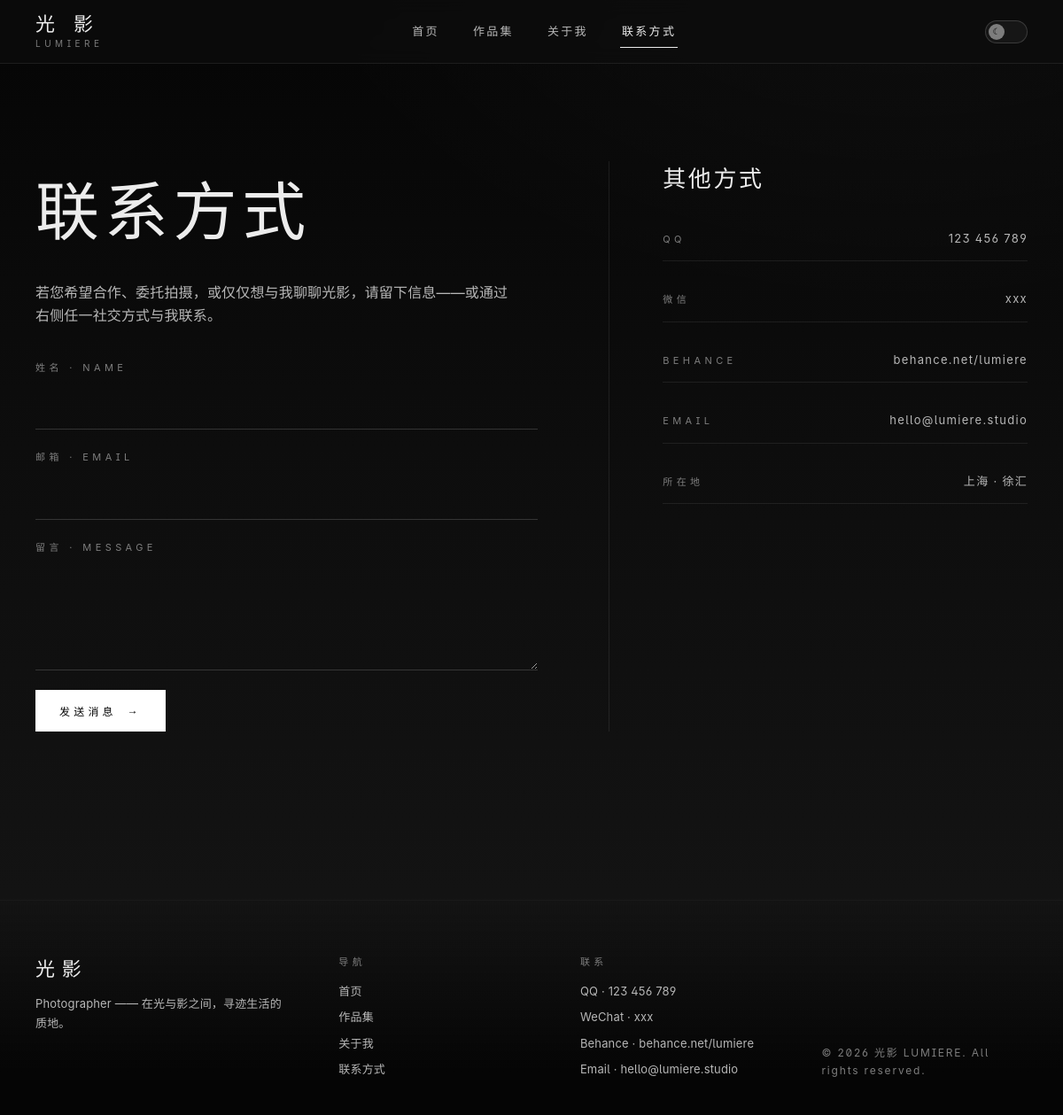
The page /contact.php on the database its author committed.
### tables this page shows
CREATE TABLE contacts (
    id INTEGER PRIMARY KEY AUTOINCREMENT,
    label TEXT NOT NULL,
    value TEXT NOT NULL,
    icon TEXT,
    url TEXT,
    sort INTEGER DEFAULT 0
);

### config.php (called while the page is built, shortened)
<?php
function db(): PDO {
    static $pdo = null;
    if ($pdo !== null) return $pdo;
    $isSqlite = str_starts_with(DB_DSN, 'sqlite:');
    if ($isSqlite) {
        $pdo = new PDO(DB_DSN);
    } else {
        $pdo = new PDO(DB_DSN, DB_USER, DB_PASS, [
            PDO::ATTR_ERRMODE => PDO::ERRMODE_EXCEPTION,
            PDO::ATTR_DEFAULT_FETCH_MODE => PDO::FETCH_ASSOC,
        ]);
    }
    $pdo->setAttribute(PDO::ATTR_ERRMODE, PDO::ERRMODE_EXCEPTION);
    $pdo->setAttribute(PDO::ATTR_DEFAULT_FETCH_MODE, PDO::FETCH_ASSOC);
    if ($isSqlite) $pdo->exec('PRAGMA foreign_keys = ON;');
    return $pdo;
}
function e(string $s): string {
    return htmlspecialchars($s, ENT_QUOTES, 'UTF-8');
}
function current_route(): string {
    $uri = parse_url($_SERVER['REQUEST_URI'] ?? '/', PHP_URL_PATH);
    $uri = rtrim($uri, '/');
    $base = rtrim(dirname($_SERVER['SCRIPT_NAME'] ?? ''), '/');
    if (str_ends_with($uri, '.php')) $uri = substr($uri, 0, -4);
    return $uri === '' ? '/' : $uri;
}
function site_url(string $path = '/'): string {
    $base = rtrim(dirname($_SERVER['SCRIPT_NAME'] ?? ''), '/');
    return ltrim($base, '/') === '' ? $path : rtrim($base, '/') . $path;
}
function get_setting(string $key, string $default = ''): string {
    static $cache = null;
    if ($cache === null) {
        $cache = [];
        foreach (db()->query('SELECT key, value FROM settings') as $row) {
            $cache[$row['key']] = $row['value'];
        }
    }
    return $cache[$key] ?? $default;
}
function SITE_NAME(): string { return get_setting('site_name', '光影'); }
function SITE_TITLE(): string { return get_setting('site_title', '光影 · 建筑师 / 摄影师'); }
function AUTHOR_ROLE(): string { return get_setting('author_role', 'Architect · Photographer'); }
function SOCIAL_QQ(): string { return get_setting('social_qq', '123 456 789'); }
function SOCIAL_WECHAT(): string { return get_setting('social_wechat', 'lumiere_noir'); }
function SOCIAL_BEHANCE(): string { return get_setting('social_behance', 'behance.net/lumiere'); }
function SOCIAL_EMAIL(): string { return get_setting('social_email', 'hello@lumiere.studio'); }
function CONTACT_TITLE(): string { return get_setting('contact_title', '联系方式'); }
function CONTACT_DESC(): string { return get_setting('contact_desc', '若您希望合作、委托拍摄，或仅仅想与我聊聊光影，请留下信息——或通过右侧任一社交方式与我联系。'); }
function CONTACT_FORM_NAME_LABEL(): string { return get_setting('contact_form_name_label', '姓名 · Name'); }
function CONTACT_FORM_EMAIL_LABEL(): string { return get_setting('contact_form_email_label', '邮箱 · Email'); }
function CONTACT_FORM_MSG_LABEL(): string { return get_setting('contact_form_msg_label', '留言 · Message'); }
function CONTACT_FORM_BTN_TEXT(): string { return get_setting('contact_form_btn_text', '发送消息'); }
function CONTACT_SIDE_TITLE(): string { return get_setting('contact_side_title', '其他方式'); }
function get_contacts(): array {
    $pdo = db();
    $stmt = $pdo->query('SELECT * FROM contacts ORDER BY sort ASC');
    return $stmt->fetchAll(PDO::FETCH_ASSOC);
}

### contact.php (the view, shortened to what this page needs)
<?php
require_once __DIR__ . '/config.php';
include __DIR__ . '/partials/header.php';
?>
<section class="section">
  <div class="container">
    <div class="contact">
      <div>
        <h1><?= e(CONTACT_TITLE()) ?></h1>
        <p class="lead"><?= e(CONTACT_DESC()) ?></p>
        <form class="form" method="post" action="<?= site_url('/contact.php') ?>" novalidate>
          <div class="field">
            <label for="name"><?= e(CONTACT_FORM_NAME_LABEL()) ?></label>
            <input id="name" name="name" type="text" required value="<?= e($_POST['name'] ?? '') ?>">
          </div>
          <div class="field">
            <label for="email"><?= e(CONTACT_FORM_EMAIL_LABEL()) ?></label>
            <input id="email" name="email" type="email" required value="<?= e($_POST['email'] ?? '') ?>">
          </div>
          <div class="field">
            <label for="content"><?= e(CONTACT_FORM_MSG_LABEL()) ?></label>
            <textarea id="content" name="content" required><?= e($_POST['content'] ?? '') ?></textarea>
          </div>
          <button class="btn" type="submit"><?= e(CONTACT_FORM_BTN_TEXT()) ?></button>
        </form>
      </div>
      <aside class="contact-side">
        <h3><?= e(CONTACT_SIDE_TITLE()) ?></h3>
        <ul class="social-list">
          <?php foreach (get_contacts() as $c): ?>
            <li>
              <span class="label"><?= e($c['label']) ?></span>
              <?php if ($c['url']): ?>
                <a href="<?= e($c['url']) ?>" target="_blank"><?= e($c['value']) ?></a>
              <?php else: ?>
                <span><?= e($c['value']) ?></span>
              <?php endif; ?>
            </li>
          <?php endforeach; ?>
        </ul>
      </aside>
    </div>
  </div>
</section>
<?php include __DIR__ . '/partials/footer.php'; ?>

### partials/header.php (shortened to what this page needs)
<?php require_once dirname(__DIR__) . '/config.php';
$route = current_route();
$active = function ($r) use ($route) { return $route === $r ? 'active' : ''; };
?><!doctype html>
<html lang="zh-CN" data-theme="dark">
<head>
<title><?= e(SITE_TITLE()) ?></title>
</head>
<body>
<header class="site-header">
  <div class="container nav-bar">
    <a class="brand" href="<?= site_url('/') ?>">
      <span class="brand-cn">光 影</span>
      <span class="brand-en">LUMIERE</span>
    </a>
    <nav class="nav-links" aria-label="主导航">
      <a class="<?= $active('/') ?>" href="<?= site_url('/') ?>">首页</a>
      <a class="<?= $active('/portfolio') ?>" href="<?= site_url('/portfolio.php') ?>">作品集</a>
      <a class="<?= $active('/about') ?>" href="<?= site_url('/about.php') ?>">关于我</a>
      <a class="<?= $active('/contact') ?>" href="<?= site_url('/contact.php') ?>">联系方式</a>
    </nav>
    <button class="theme-toggle" onclick="toggleTheme()" title="切换主题" aria-label="切换主题">
      <span class="toggle-track">
        <span class="toggle-thumb"></span>
      </span>
    </button>
  </div>
</header>
<main>

### partials/footer.php (shortened to what this page needs)
</main>
<footer class="site-footer">
  <div class="container footer-inner">
    <div class="foot-col">
      <div class="brand-cn"><?= e(SITE_NAME()) ?></div>
      <p class="foot-desc"><?= e(AUTHOR_ROLE()) ?> —— 在光与影之间，寻迹生活的质地。</p>
    </div>
    <div class="foot-col">
      <div class="foot-title">导航</div>
      <ul>
        <li><a href="<?= site_url('/') ?>">首页</a></li>
        <li><a href="<?= site_url('/portfolio.php') ?>">作品集</a></li>
        <li><a href="<?= site_url('/about.php') ?>">关于我</a></li>
        <li><a href="<?= site_url('/contact.php') ?>">联系方式</a></li>
      </ul>
    </div>
    <div class="foot-col">
      <div class="foot-title">联系</div>
      <ul class="social">
        <li>QQ · <?= e(SOCIAL_QQ()) ?></li>
        <li>WeChat · <?= e(SOCIAL_WECHAT()) ?></li>
        <li>Behance · <?= e(SOCIAL_BEHANCE()) ?></li>
        <li>Email · <?= e(SOCIAL_EMAIL()) ?></li>
      </ul>
    </div>
    <div class="foot-col foot-copy">
      © <?= date('Y') ?> <?= e(SITE_NAME()) ?> LUMIERE. All rights reserved.
    </div>
  </div>
</footer>
</body>
</html>

### partials/header.php (style rules this page uses)
.theme-toggle { background: none; border: none; cursor: pointer; padding: 0; display: flex; align-items: center; }
.toggle-track { width: 48px; height: 26px; background: var(--bg-2); border: 1px solid var(--line-strong); border-radius: 13px; position: relative; transition: all 0.3s ease; }
.toggle-thumb { position: absolute; top: 3px; left: 3px; width: 18px; height: 18px; background: var(--text-dim); border-radius: 50%; transition: all 0.3s ease; display: flex; align-items: center; justify-content: center; }
.toggle-thumb::before { content: "☾"; font-size: 10px; color: var(--bg-0); }

### rows shown on the page
contacts: label "QQ", value "123 456 789"
contacts: label "微信", value "xxx"
contacts: label "BEHANCE", value "behance.net/lumiere"
contacts: label "EMAIL", value "hello@lumiere.studio"
contacts: label "所在地", value "上海 · 徐汇"

### other values the page prints
CONTACT_TITLE() "联系方式"
CONTACT_DESC() "若您希望合作、委托拍摄，或仅仅想与我聊聊光影，请留下信息——或通过右侧任一社交方式与我联系。"
CONTACT_FORM_NAME_LABEL() "姓名 · NAME"
CONTACT_FORM_EMAIL_LABEL() "邮箱 · EMAIL"
CONTACT_FORM_MSG_LABEL() "留言 · MESSAGE"
CONTACT_FORM_BTN_TEXT() "发送消息"
CONTACT_SIDE_TITLE() "其他方式"
SITE_NAME() "光影"
AUTHOR_ROLE() "Photographer"
SOCIAL_QQ() "123 456 789"
SOCIAL_WECHAT() "xxx"
SOCIAL_BEHANCE() "behance.net/lumiere"
SOCIAL_EMAIL() "hello@lumiere.studio"
